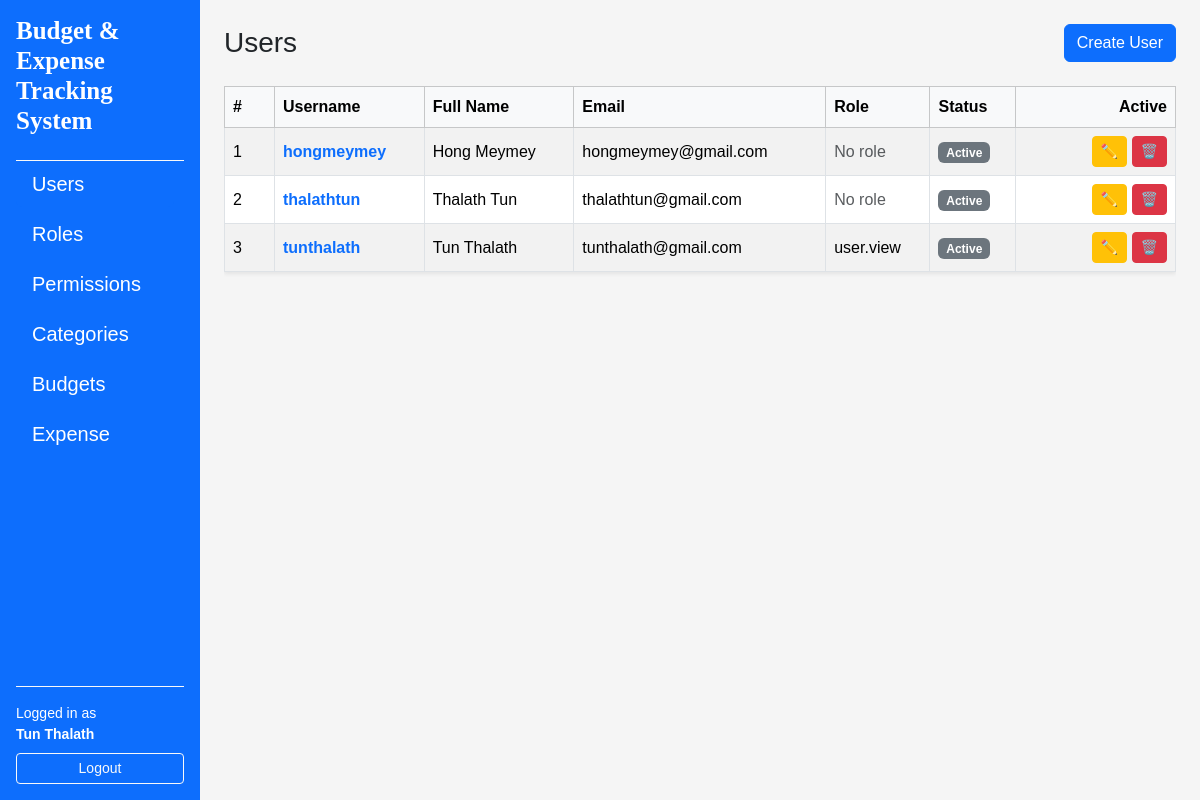
Page /users/ (signed in) on the earlier database version.
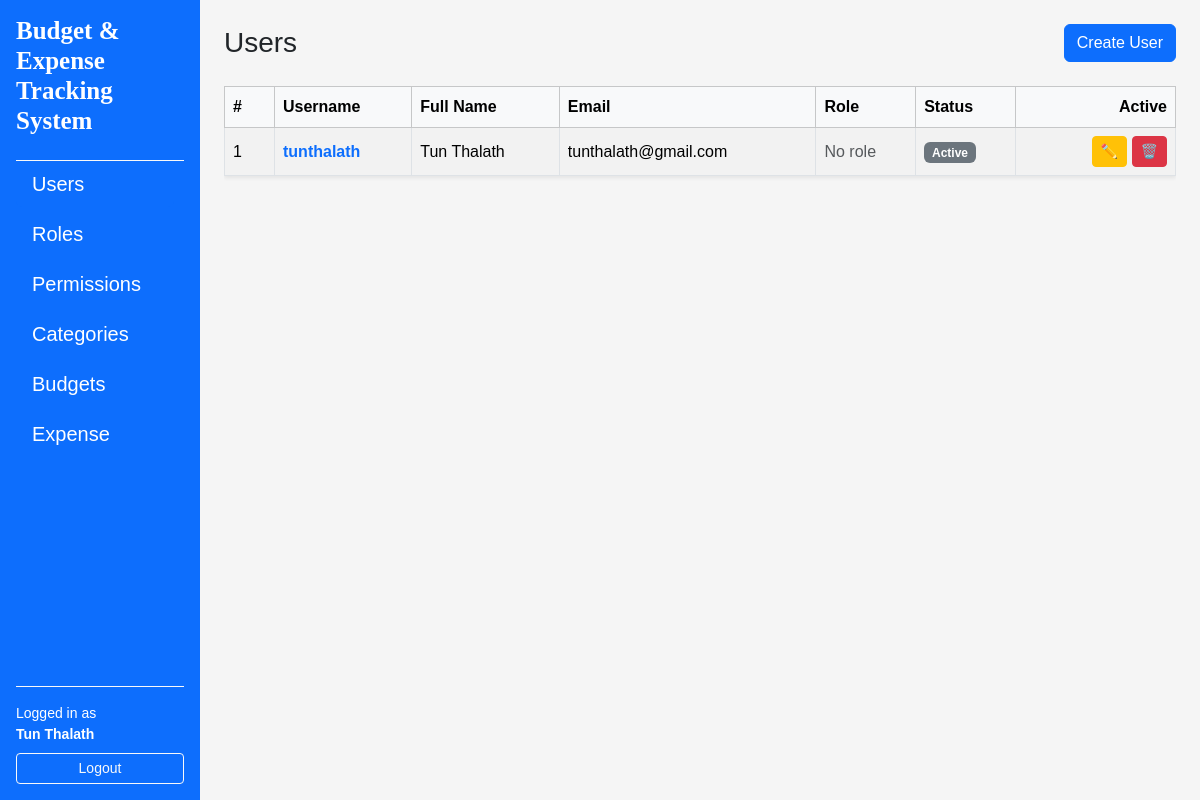
Same page on the later database version.
### app/models/user.py (models this page shows, shortened)
class User(UserMixin, db.Model):
    __tablename__ = "users"
    id = db.Column(db.Integer, primary_key=True)
    username = db.Column(db.String(80), unique=True, nullable=False)
    email = db.Column(db.String(120), unique=True, nullable=False)
    full_name = db.Column(db.String(120), nullable=False)
    is_active = db.Column(db.Boolean, default=True, nullable=False)
    password_hash = db.Column(db.String(255), nullable=False)
    created_at = db.Column(db.DateTime, default=datetime.utcnow, nullable=False)
    updated_at = db.Column(db.DateTime, default=datetime.utcnow, onupdate=datetime.utcnow, nullable=False)
    roles = db.relationship("Role", secondary=user_roles, back_populates="users")

### app/models/role.py (models this page shows, shortened)
class Role (db.Model):
    __tablename__ = "roles"
    id = db.Column(db.Integer, primary_key=True)
    name = db.Column(db.String(80), unique=True, nullable=False)
    description = db.Column(db.String(255))
    created_at = db.Column(db.DateTime, default=datetime.utcnow, nullable=False)
    updated_at = db.Column(
        db.DateTime, default=datetime.utcnow, onupdate=datetime.utcnow, nullable=False
    )
    users = db.relationship("User", secondary=user_roles, back_populates="roles")
    permissions = db.relationship("Permission", secondary=role_permissions, back_populates="roles")

### app/routes/user_routes.py (the view)
@user_bp.route("/")
@login_required
def index():
    users = UserService.get_all()
    return render_template("users/index.html", users=users)

### app/services/user_services.py (called while the page is built)
    @staticmethod
    def get_all() -> List[User]:
        return User.query.order_by(User.id.desc()).all()

### app/templates/users/index.html (shortened to what this page needs)
{% extends "layouts/base.html" %}
{% block content %}
<div class="d-flex justify-content-between align-items-center mb-4">
    <h1 class="h3 mb-0">Users</h1>
    <a href="{{ url_for('users.create') }}" class="btn btn-primary">Create User</a>
</div>
{% if users %}
<div class="table-responsive">
    <table class="table table-striped table-bordered align-middle shadow-sm">
        <thead class="table-light">
            <tr>
                <th style="width: 50px">#</th>
                <th>Username</th>
                <th>Full Name</th>
                <th>Email</th>
                <th>Role</th>
                <th>Status</th>
                <th class="text-end" style="width: 160px">Active</th>
            </tr>
        </thead>
        <tbody>
            {% for user in users %}
            <tr>
                <td>{{ loop.index }}</td>
                <td>
                    <a
                        href="{{ url_for('users.detail', user_id=user.id) }}"
                        class="text-decoration-none fw-semibold"
                    >
                    {{ user.username }}
                    </a>
                </td>
                <td>{{ user.full_name }}</td>
                <td>{{ user.email }}</td>
                <td>
                    {% if user.roles %}
                    {{ user.roles[0].name }}
                    {% else %}
                        <span class="text-muted">No role</span>
                    {% endif %}
                </td>
                <td>
                    {% if user.is_active %}
                        <span class="badge bg-secondary">Active</span>
                    {% else %}
                        <span class="badge bg-secondary">Inactive</span>
                    {% endif %}
                </td>
                <td class="text-end">
                    <a
                        href="{{ url_for('users.edit', user_id = user.id) }}"
                        class="btn btn-sm btn-warning"
                        title="Edit"
                    >
                    ✏️
                    </a>
                    <a
                        href="{{ url_for('users.delete_confirm', user_id = user.id) }}"
                        class="btn btn-sm btn-danger"
                        title="Delete"
                    >
                    🗑️
                    </a>
                </td>
            </tr>
            {% endfor %}
        </tbody>
    </table>
</div>
{% else %}
<div class="alert alert-info">
    No users found
    <a href="{{ url_for('users.create') }}">Create the first user</a>.
</div>
{% endif %}
{% endblock %}

### app/templates/layouts/base.html (shortened to what this page needs)
<!doctype html>
<html lang="en">
    <head>
        <link href="https://cdn.jsdelivr.net/npm/bootstrap@5.3.8/dist/css/bootstrap.min.css" rel="stylesheet" />
        <link rel="stylesheet" href="https://cdnjs.cloudflare.com/ajax/libs/font-awesome/4.7.0/css/font-awesome.min.css">
        <link rel="stylesheet" href="{{ url_for('static', filename='css/style.css') }} " />
    </head>
    <body>
        <div class="container-fluid">
            <div class="row min-vh-100">
                {% if current_user.is_authenticated %}
                <nav class="col-12 col-md-3 col-lg-2 bg-primary text-white d-flex flex-column p-3">
                    <h5 class="mb-4 title">Budget & Expense Tracking System</h5>
                    <div class="flex-grow-1 overflow-auto border-top border-light">
                        <ul class="nav nav-pills flex-column gap-1">
                            <li class="nav-item">
                                <a href="{{ url_for('users.index') }}"
                                class="nav-link text-white {% if request.blueprint == 'users' %}active{% endif %}">
                                    Users
                                </a>
                            </li>
                            <li class="nav-item">
                                <a href="{{ url_for('roles.index') }}"
                                class="nav-link text-white {% if request.blueprint == 'roles' %}active{% endif %}">
                                    Roles
                                </a>
                            </li>
                            <li class="nav-item">
                                <a href="{{ url_for('permissions.index') }}"
                                class="nav-link text-white {% if request.blueprint == 'permissions' %}active{% endif %}">
                                    Permissions
                                </a>
                            </li>
                            <li class="nav-item">
                                <a href="{{ url_for('categories.index') }}"
                                class="nav-link text-white {% if request.blueprint == 'categories' %}active{% endif %}">
                                    Categories
                                </a>
                            </li>
                            <li class="nav-item">
                                <a href="{{ url_for('budgets.index') }}"
                                class="nav-link text-white {% if request.blueprint == 'budgets' %}active{% endif %}">
                                    Budgets
                                </a>
                            </li>
                            <li class="nav-item">
                                <a href="{{ url_for('expenses.index') }}"
                                class="nav-link text-white {% if request.blueprint == 'expenses' %}active{% endif %}">
                                    Expense
                                </a>
                            </li>
                        </ul>
                    </div>
                    <div class="mt-auto pt-3 border-top border-light">
                        {% if current_user.is_authenticated %}
                            <div class="small mb-2">
                                Logged in as<br>
                                <strong>{{ current_user.full_name }}</strong>
                            </div>
                            <a href="{{ url_for('auth.logout') }}"
                            class="btn btn-outline-light btn-sm w-100">
                                Logout
                            </a>
                        {% else %}
                            <a href="{{ url_for('auth.login') }}"
                            class="btn btn-outline-light btn-sm w-100">
                                Login
                            </a>
                        {% endif %}
                    </div>
                </nav>
                {% endif %}
                <main class="col-12 col-md-9 col-lg-10 p-4">
                    {% block content %}{% endblock %}
                </main>
            </div>
        </div>
    </body>
</html>

### app/static/css/style.css (style rules this page uses)
body { background-color: #f5f5f5; font-family: Arial; }
table td, table, th { vertical-align: middle; }
nav a { margin-right: 10px; }
.title { font-family: 'Times New Roman', Times, serif; font-weight: 700; font-size: 25px; }
.nav-item { font-size: 20px; }

Differences in the rows shown:
removed User: username "hongmeymey", full_name "Hong Meymey", email "hongmeymey@gmail.com", shows "No role", is_active "Active"
removed User: username "thalathtun", full_name "Thalath Tun", email "thalathtun@gmail.com", shows "No role", is_active "Active"
changed User "tunthalath": name "user.view" → (not shown); now shows "No role"
